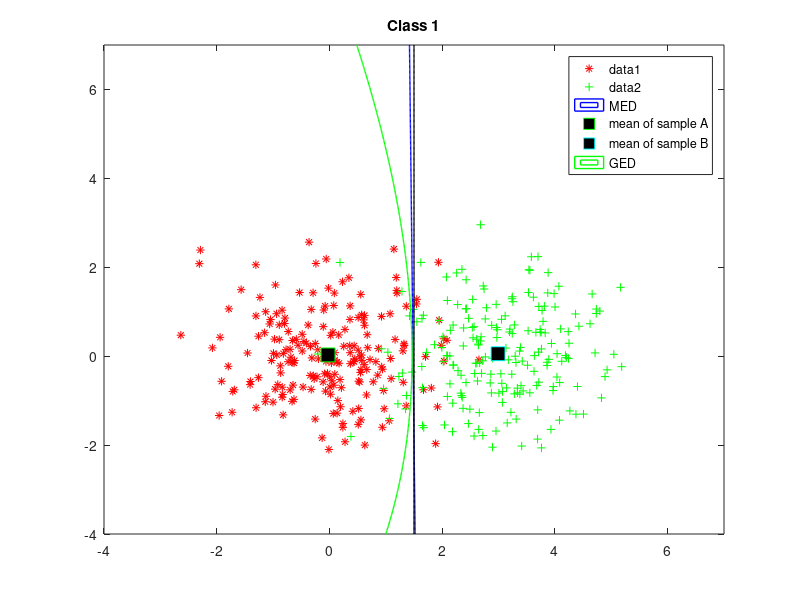

Here is the MATLAB script that generated this plot: (Note: this script raises an error after producing the figure.)
%% SYDE 675 LAB_1
clear all; close all; clc;

%% class 1
muAClass1 = [0,0];
sigmaAClass1 = [1,0; 0,1];
muBClass1 = [3,0];
sigmaBClass1 = [1,0; 0,1];

%% load data
rAClass1 = mvnrnd(muAClass1, sigmaAClass1, 200);
rBClass1 = mvnrnd(muBClass1, sigmaBClass1, 200);
h = figure
plot(rAClass1(:,1),rAClass1(:,2),'r*');
hold on
plot(rBClass1(:,1),rBClass1(:,2),'g+'); 
title('Class 1');

%% MED
meanClass1A = mean(rAClass1)
meanClass1B = mean(rBClass1)
u = linspace(-4, 7, 400);
v = linspace(-4, 7, 400);
z = zeros(length(u), length(v));
for i = 1:length(u)
        for j = 1:length(v)
            z(i,j) = ((u(i)- meanClass1A(1))^2 + (v(j)- meanClass1A(2))^2)...
                - ((u(i)- meanClass1B(1))^2 + (v(j)- meanClass1B(2))^2);
        end
end
z = z';
contour(u,v,z,[0, 0], 'LineWidth', 1,'LineColor','b','DisplayName','MED');

plot(meanClass1A(1),meanClass1A(2),'gs','MarkerSize',10,'MarkerFaceColor',...
    [0,0,0],...
    'DisplayName','mean of sample A');
plot(meanClass1B(1),meanClass1B(2),'cs','MarkerSize',10,'MarkerFaceColor',...
    [0,0,0],...
    'DisplayName','mean of sample B');

%% GED
u1 = linspace(-4, 7, 400);
v1 = linspace(-4, 7, 400);
valClass1A = cov(rAClass1)
valClass1B = cov(rBClass1)
z1 = zeros(length(u1), length(v1));
for i = 1:length(u1)
     for j = 1:length(v1)
         z1(i,j) = ([u1(i) v1(j)]- meanClass1A)*inv(valClass1A)*([u1(i) v1(j)]...
             - meanClass1A)'- ([u1(i) v1(j)]- meanClass1B)*inv(valClass1B)...
             *([u1(i) v1(j)]- meanClass1B)';
             
     end
end
z1 = z1';
contour(u1,v1,z1,[0, 0], 'LineWidth', 1,'LineColor','g','DisplayName','GED'); 
legend('show');

%% MAP

u2 = linspace(-4, 7, 400);
v2 = linspace(-4, 7, 400);
z2 = zeros(length(u2), length(v2));
for i = 1:length(u2)
     for j = 1:length(v2)      
         z2(i,j) = 1/(2*pi*(abs(det(sigmaAClass1)))^0.5)*exp(-0.5*([u2(i) v2(j)]...
             - muAClass1)*inv(sigmaAClass1)*([u2(i) v2(j)]- muAClass1)')...
             - 1/(2*pi*(abs(det(sigmaBClass1)))^0.5)*exp(-0.5*([u2(i) v2(j)] ...
             - muBClass1)*inv(sigmaBClass1)*([u2(i) v2(j)]- muBClass1)');
     end
end
z2 = z2';
contour(u2,v2,z2,[0, 0], 'LineWidth', 1,'LineColor','k','DisplayName','MAP'); 
legend('show');


saveas(h,'class1_error_GED.png');

%% 3-nn
u4 = linspace(-5, 8, 100);
v4 = linspace(-6, 6, 100);
X = zeros(400,2);
Y = zeros(400,1);
X = [rAClass1; rBClass1];
Y(1:200) = 1;
Y(201:400) = 2;
mdl = fitcknn(X,Y,'NumNeighbors',3);
for i = 1:length(u4)
     for j = 1:length(v4)     
         label(i,j) = predict(mdl,[u4(i),v4(j)]) - 2;
     end
end
label = label';

hold on

contour(u4,v4,label,[0, 0], 'LineWidth', 1,'LineColor','y','DisplayName','3NN'); 


legend('show');
saveas(h2,'class3_error_3NN.png');

%% error NN
Class = [rAClass3;rBClass3];
Class(1:200,3) = 1;
Class(201:400,3) = 2;
error_3NN3 = zeros(40,1);
label = zeros(length(Class),1);

for n = 1:40
    % choose 10 samples from class A and B 
    v = 5*n;
    u = (5*n-4);
    sample3A = rAClass3(u:v,:);
    sample3B = rBClass3(u:v,:);
    sample = [sample3A;sample3B];
    % add labels
    sample(1:5,3) = 1;
    sample(6:10,3) = 2;    
    % training 
    mdl = fitcknn(sample(:,1:2),sample(:,3),'NumNeighbors', 3);
    
    for i = 1:400 
         label(i) = predict(mdl,[Class(i,1),Class(i,2)]);
    end
    
label(u:v,:) = Class(u:v,3);
label(200+u:200+v) = Class(200+u:200+v,3);
error_3NN3(n) = sum(abs(label(1:200)-1)+abs(label(201:400)-2))/380;
end

muError_3NN3 = mean(error_3NN3);
varError_3NN3 = std(error_3NN3);